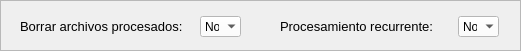
   <widget class="QFrame" name="more_options_frame">
    <property name="geometry">
     <rect>
      <x>10</x>
      <y>240</y>
      <width>521</width>
      <height>51</height>
     </rect>
    </property>
    <property name="frameShape">
     <enum>QFrame::StyledPanel</enum>
    </property>
    <property name="frameShadow">
     <enum>QFrame::Raised</enum>
    </property>
    <widget class="QLabel" name="recurrence_label">
     <property name="enabled">
      <bool>true</bool>
     </property>
     <property name="geometry">
      <rect>
       <x>280</x>
       <y>16</y>
       <width>171</width>
       <height>21</height>
      </rect>
     </property>
     <property name="palette">
      <palette>
       <active>
        <colorrole role="WindowText">
         <brush brushstyle="SolidPattern">
          <color alpha="255">
           <red>31</red>
           <green>31</green>
           <blue>31</blue>
          </color>
         </brush>
        </colorrole>
        <colorrole role="Button">
         <brush brushstyle="SolidPattern">
          <color alpha="255">
           <red>255</red>
           <green>255</green>
           <blue>255</blue>
          </color>
         </brush>
        </colorrole>
        <colorrole role="Text">
         <brush brushstyle="SolidPattern">
          <color alpha="255">
           <red>31</red>
           <green>31</green>
           <blue>31</blue>
          </color>
         </brush>
        </colorrole>
        <colorrole role="Base">
         <brush brushstyle="SolidPattern">
          <color alpha="255">
           <red>255</red>
           <green>255</green>
           <blue>255</blue>
          </color>
         </brush>
        </colorrole>
        <colorrole role="Window">
         <brush brushstyle="SolidPattern">
          <color alpha="255">
           <red>255</red>
           <green>255</green>
           <blue>255</blue>
          </color>
         </brush>
        </colorrole>
       </active>
       <inactive>
        <colorrole role="WindowText">
         <brush brushstyle="SolidPattern">
          <color alpha="255">
           <red>0</red>
           <green>0</green>
           <blue>0</blue>
          </color>
         </brush>
        </colorrole>
        <colorrole role="Button">
         <brush brushstyle="SolidPattern">
          <color alpha="255">
           <red>255</red>
           <green>255</green>
           <blue>255</blue>
          </color>
         </brush>
        </colorrole>
        <colorrole role="Text">
         <brush brushstyle="SolidPattern">
          <color alpha="255">
           <red>67</red>
           <green>67</green>
           <blue>67</blue>
          </color>
         </brush>
        </colorrole>
        <colorrole role="Base">
         <brush brushstyle="SolidPattern">
          <color alpha="255">
           <red>255</red>
           <green>255</green>
           <blue>255</blue>
          </color>
         </brush>
        </colorrole>
        <colorrole role="Window">
         <brush brushstyle="SolidPattern">
          <color alpha="255">
           <red>255</red>
           <green>255</green>
           <blue>255</blue>
          </color>
         </brush>
        </colorrole>
       </inactive>
       <disabled>
        <colorrole role="WindowText">
         <brush brushstyle="SolidPattern">
          <color alpha="255">
           <red>136</red>
           <green>136</green>
           <blue>136</blue>
          </color>
         </brush>
        </colorrole>
        <colorrole role="Button">
         <brush brushstyle="SolidPattern">
          <color alpha="255">
           <red>255</red>
           <green>255</green>
           <blue>255</blue>
          </color>
         </brush>
        </colorrole>
        <colorrole role="Text">
         <brush brushstyle="SolidPattern">
          <color alpha="255">
           <red>136</red>
           <green>136</green>
           <blue>136</blue>
          </color>
         </brush>
        </colorrole>
        <colorrole role="Base">
         <brush brushstyle="SolidPattern">
          <color alpha="255">
           <red>255</red>
           <green>255</green>
           <blue>255</blue>
          </color>
         </brush>
        </colorrole>
        <colorrole role="Window">
         <brush brushstyle="SolidPattern">
          <color alpha="255">
           <red>255</red>
           <green>255</green>
           <blue>255</blue>
          </color>
         </brush>
        </colorrole>
       </disabled>
      </palette>
     </property>
     <property name="font">
      <font>
       <family>Microsoft JhengHei UI</family>
       <pointsize>10</pointsize>
       <weight>50</weight>
       <bold>false</bold>
      </font>
     </property>
     <property name="styleSheet">
      <string notr="true"/>
     </property>
     <property name="text">
      <string>Procesamiento recurrente:</string>
     </property>
    </widget>
    <widget class="QLabel" name="delete_processed_label">
     <property name="enabled">
      <bool>true</bool>
     </property>
     <property name="geometry">
      <rect>
       <x>20</x>
       <y>16</y>
       <width>171</width>
       <height>21</height>
      </rect>
     </property>
     <property name="palette">
      <palette>
       <active>
        <colorrole role="WindowText">
         <brush brushstyle="SolidPattern">
          <color alpha="255">
           <red>31</red>
           <green>31</green>
           <blue>31</blue>
          </color>
         </brush>
        </colorrole>
        <colorrole role="Button">
         <brush brushstyle="SolidPattern">
          <color alpha="255">
           <red>255</red>
           <green>255</green>
           <blue>255</blue>
          </color>
         </brush>
        </colorrole>
        <colorrole role="Text">
         <brush brushstyle="SolidPattern">
          <color alpha="255">
           <red>31</red>
           <green>31</green>
           <blue>31</blue>
          </color>
         </brush>
        </colorrole>
        <colorrole role="Base">
         <brush brushstyle="SolidPattern">
          <color alpha="255">
           <red>255</red>
           <green>255</green>
           <blue>255</blue>
          </color>
         </brush>
        </colorrole>
        <colorrole role="Window">
         <brush brushstyle="SolidPattern">
          <color alpha="255">
           <red>255</red>
           <green>255</green>
           <blue>255</blue>
          </color>
         </brush>
        </colorrole>
       </active>
       <inactive>
        <colorrole role="WindowText">
         <brush brushstyle="SolidPattern">
          <color alpha="255">
           <red>0</red>
           <green>0</green>
           <blue>0</blue>
          </color>
         </brush>
        </colorrole>
        <colorrole role="Button">
         <brush brushstyle="SolidPattern">
          <color alpha="255">
           <red>255</red>
           <green>255</green>
           <blue>255</blue>
          </color>
         </brush>
        </colorrole>
        <colorrole role="Text">
         <brush brushstyle="SolidPattern">
          <color alpha="255">
           <red>67</red>
           <green>67</green>
           <blue>67</blue>
          </color>
         </brush>
        </colorrole>
        <colorrole role="Base">
         <brush brushstyle="SolidPattern">
          <color alpha="255">
           <red>255</red>
           <green>255</green>
           <blue>255</blue>
          </color>
         </brush>
        </colorrole>
        <colorrole role="Window">
         <brush brushstyle="SolidPattern">
          <color alpha="255">
           <red>255</red>
           <green>255</green>
           <blue>255</blue>
          </color>
         </brush>
        </colorrole>
       </inactive>
       <disabled>
        <colorrole role="WindowText">
         <brush brushstyle="SolidPattern">
          <color alpha="255">
           <red>136</red>
           <green>136</green>
           <blue>136</blue>
          </color>
         </brush>
        </colorrole>
        <colorrole role="Button">
         <brush brushstyle="SolidPattern">
          <color alpha="255">
           <red>255</red>
           <green>255</green>
           <blue>255</blue>
          </color>
         </brush>
        </colorrole>
        <colorrole role="Text">
         <brush brushstyle="SolidPattern">
          <color alpha="255">
           <red>136</red>
           <green>136</green>
           <blue>136</blue>
          </color>
         </brush>
        </colorrole>
        <colorrole role="Base">
         <brush brushstyle="SolidPattern">
          <color alpha="255">
           <red>255</red>
           <green>255</green>
           <blue>255</blue>
          </color>
         </brush>
        </colorrole>
        <colorrole role="Window">
         <brush brushstyle="SolidPattern">
          <color alpha="255">
           <red>255</red>
           <green>255</green>
           <blue>255</blue>
          </color>
         </brush>
        </colorrole>
       </disabled>
      </palette>
     </property>
     <property name="font">
      <font>
       <family>Microsoft JhengHei UI</family>
       <pointsize>10</pointsize>
       <weight>50</weight>
       <bold>false</bold>
      </font>
     </property>
     <property name="styleSheet">
      <string notr="true"/>
     </property>
     <property name="text">
      <string>Borrar archivos procesados:</string>
     </property>
    </widget>
    <widget class="QComboBox" name="delete_processed_text">
     <property name="geometry">
      <rect>
       <x>200</x>
       <y>16</y>
       <width>41</width>
       <height>21</height>
      </rect>
     </property>
     <property name="palette">
      <palette>
       <active>
        <colorrole role="WindowText">
         <brush brushstyle="SolidPattern">
          <color alpha="255">
           <red>31</red>
           <green>31</green>
           <blue>31</blue>
          </color>
         </brush>
        </colorrole>
        <colorrole role="Button">
         <brush brushstyle="SolidPattern">
          <color alpha="255">
           <red>255</red>
           <green>255</green>
           <blue>255</blue>
          </color>
         </brush>
        </colorrole>
        <colorrole role="Text">
         <brush brushstyle="SolidPattern">
          <color alpha="255">
           <red>31</red>
           <green>31</green>
           <blue>31</blue>
          </color>
         </brush>
        </colorrole>
        <colorrole role="Base">
         <brush brushstyle="SolidPattern">
          <color alpha="255">
           <red>255</red>
           <green>255</green>
           <blue>255</blue>
          </color>
         </brush>
        </colorrole>
        <colorrole role="Window">
         <brush brushstyle="SolidPattern">
          <color alpha="255">
           <red>255</red>
           <green>255</green>
           <blue>255</blue>
          </color>
         </brush>
        </colorrole>
       </active>
       <inactive>
        <colorrole role="WindowText">
         <brush brushstyle="SolidPattern">
          <color alpha="255">
           <red>0</red>
           <green>0</green>
           <blue>0</blue>
          </color>
         </brush>
        </colorrole>
        <colorrole role="Button">
         <brush brushstyle="SolidPattern">
          <color alpha="255">
           <red>255</red>
           <green>255</green>
           <blue>255</blue>
          </color>
         </brush>
        </colorrole>
        <colorrole role="Text">
         <brush brushstyle="SolidPattern">
          <color alpha="255">
           <red>67</red>
           <green>67</green>
           <blue>67</blue>
          </color>
         </brush>
        </colorrole>
        <colorrole role="Base">
         <brush brushstyle="SolidPattern">
          <color alpha="255">
           <red>255</red>
           <green>255</green>
           <blue>255</blue>
          </color>
         </brush>
        </colorrole>
        <colorrole role="Window">
         <brush brushstyle="SolidPattern">
          <color alpha="255">
           <red>255</red>
           <green>255</green>
           <blue>255</blue>
          </color>
         </brush>
        </colorrole>
       </inactive>
       <disabled>
        <colorrole role="WindowText">
         <brush brushstyle="SolidPattern">
          <color alpha="255">
           <red>136</red>
           <green>136</green>
           <blue>136</blue>
          </color>
         </brush>
        </colorrole>
        <colorrole role="Button">
         <brush brushstyle="SolidPattern">
          <color alpha="255">
           <red>255</red>
           <green>255</green>
           <blue>255</blue>
          </color>
         </brush>
        </colorrole>
        <colorrole role="Text">
         <brush brushstyle="SolidPattern">
          <color alpha="255">
           <red>136</red>
           <green>136</green>
           <blue>136</blue>
          </color>
         </brush>
        </colorrole>
        <colorrole role="Base">
         <brush brushstyle="SolidPattern">
          <color alpha="255">
           <red>255</red>
           <green>255</green>
           <blue>255</blue>
          </color>
         </brush>
        </colorrole>
        <colorrole role="Window">
         <brush brushstyle="SolidPattern">
          <color alpha="255">
           <red>255</red>
           <green>255</green>
           <blue>255</blue>
          </color>
         </brush>
        </colorrole>
       </disabled>
      </palette>
     </property>
     <property name="font">
      <font>
       <family>Microsoft JhengHei UI</family>
       <pointsize>9</pointsize>
      </font>
     </property>
     <property name="iconSize">
      <size>
       <width>16</width>
       <height>16</height>
      </size>
     </property>
     <property name="frame">
      <bool>false</bool>
     </property>
     <item>
      <property name="text">
       <string>No</string>
      </property>
     </item>
     <item>
      <property name="text">
       <string>Si</string>
      </property>
     </item>
    </widget>
    <widget class="QComboBox" name="recurrence_text">
     <property name="geometry">
      <rect>
       <x>458</x>
       <y>16</y>
       <width>41</width>
       <height>21</height>
      </rect>
     </property>
     <property name="palette">
      <palette>
       <active>
        <colorrole role="WindowText">
         <brush brushstyle="SolidPattern">
          <color alpha="255">
           <red>31</red>
           <green>31</green>
           <blue>31</blue>
          </color>
         </brush>
        </colorrole>
        <colorrole role="Button">
         <brush brushstyle="SolidPattern">
          <color alpha="255">
           <red>255</red>
           <green>255</green>
           <blue>255</blue>
          </color>
         </brush>
        </colorrole>
        <colorrole role="Text">
         <brush brushstyle="SolidPattern">
          <color alpha="255">
           <red>31</red>
           <green>31</green>
           <blue>31</blue>
          </color>
         </brush>
        </colorrole>
        <colorrole role="Base">
         <brush brushstyle="SolidPattern">
          <color alpha="255">
           <red>255</red>
           <green>255</green>
           <blue>255</blue>
          </color>
         </brush>
        </colorrole>
        <colorrole role="Window">
         <brush brushstyle="SolidPattern">
          <color alpha="255">
           <red>255</red>
           <green>255</green>
           <blue>255</blue>
          </color>
         </brush>
        </colorrole>
       </active>
       <inactive>
        <colorrole role="WindowText">
         <brush brushstyle="SolidPattern">
          <color alpha="255">
           <red>0</red>
           <green>0</green>
           <blue>0</blue>
          </color>
         </brush>
        </colorrole>
        <colorrole role="Button">
         <brush brushstyle="SolidPattern">
          <color alpha="255">
           <red>255</red>
           <green>255</green>
           <blue>255</blue>
          </color>
         </brush>
        </colorrole>
        <colorrole role="Text">
         <brush brushstyle="SolidPattern">
          <color alpha="255">
           <red>67</red>
           <green>67</green>
           <blue>67</blue>
          </color>
         </brush>
        </colorrole>
        <colorrole role="Base">
         <brush brushstyle="SolidPattern">
          <color alpha="255">
           <red>255</red>
           <green>255</green>
           <blue>255</blue>
          </color>
         </brush>
        </colorrole>
        <colorrole role="Window">
         <brush brushstyle="SolidPattern">
          <color alpha="255">
           <red>255</red>
           <green>255</green>
           <blue>255</blue>
          </color>
         </brush>
        </colorrole>
       </inactive>
       <disabled>
        <colorrole role="WindowText">
         <brush brushstyle="SolidPattern">
          <color alpha="255">
           <red>136</red>
           <green>136</green>
           <blue>136</blue>
          </color>
         </brush>
        </colorrole>
        <colorrole role="Button">
         <brush brushstyle="SolidPattern">
          <color alpha="255">
           <red>255</red>
           <green>255</green>
           <blue>255</blue>
          </color>
         </brush>
        </colorrole>
        <colorrole role="Text">
         <brush brushstyle="SolidPattern">
          <color alpha="255">
           <red>136</red>
           <green>136</green>
           <blue>136</blue>
          </color>
         </brush>
        </colorrole>
        <colorrole role="Base">
         <brush brushstyle="SolidPattern">
          <color alpha="255">
           <red>255</red>
           <green>255</green>
           <blue>255</blue>
          </color>
         </brush>
        </colorrole>
        <colorrole role="Window">
         <brush brushstyle="SolidPattern">
          <color alpha="255">
           <red>255</red>
           <green>255</green>
           <blue>255</blue>
          </color>
         </brush>
        </colorrole>
       </disabled>
      </palette>
     </property>
     <property name="font">
      <font>
       <family>Microsoft JhengHei UI</family>
       <pointsize>9</pointsize>
      </font>
     </property>
     <property name="frame">
      <bool>false</bool>
     </property>
     <item>
      <property name="text">
       <string>No</string>
      </property>
     </item>
     <item>
      <property name="text">
       <string>Si</string>
      </property>
     </item>
    </widget>
   </widget>
